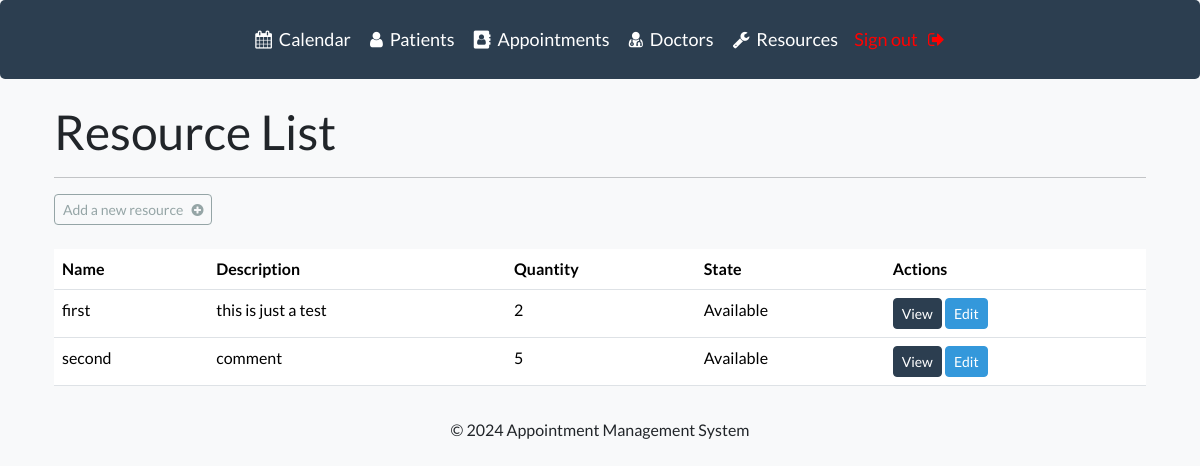
/resources/ (signed in), run on the app's committed database.
### webapp/models.py (models this page shows, shortened)
class Resource(models.Model):
    STATES = (
        ('available', 'Available'),
        ('reserved', 'Reserved'),
        ('out_of_stock', 'Out of Stock'),
    )
    name = models.CharField(max_length=100)
    description = models.TextField()
    quantity = models.PositiveIntegerField()
    state = models.CharField(max_length=20, choices=STATES, default='available')

### webapp/views.py (the view)
# urls.py: path('resources/', views.list_resources, name='list-resources'),
@login_required(login_url='my-login')
def list_resources(request):
    resources = Resource.objects.all()
    context = {'resources': resources}
    return render(request, 'webapp/list-resources.html', context=context)

### webapp/templates/webapp/list-resources.html
{% extends "webapp/base.html" %}
{% block content %}
    <div class="container">
        <h1>Resource List</h1>
        <hr>
        <a class="btn btn-outline-secondary btn-sm" href="{% url 'add-resource' %}">
            Add a new resource &nbsp; <i class="fa fa-plus-circle"></i>
        </a>
        <br><br>
        <div class="table-responsive">
            <table class="table table-hover">
                <thead class="thead-dark">
                    <tr>
                        <th>Name</th>
                        <th>Description</th>
                        <th>Quantity</th>
                        <th>State</th>
                        <th>Actions</th>
                    </tr>
                </thead>
                <tbody>
                    {% for resource in resources %}
                    <tr>
                        <td>{{ resource.name }}</td>
                        <td>{{ resource.description }}</td>
                        <td>{{ resource.quantity }}</td>
                        <td>{{ resource.get_state_display }}</td>
                        <td>
                            <a href="{% url 'view-resource' resource.pk %}" class="btn btn-primary btn-sm">View</a>
                            <a href="{% url 'update-resource' resource.pk %}" class="btn btn-info btn-sm">Edit</a>
                        </td>
                    </tr>
                    {% endfor %}
                </tbody>
            </table>
        </div>
    </div>
{% endblock %}

### static/css/styles.css (style rules this page uses)
body { background-color: #f8f9fa; }

### data on the page
Resource: name "first", description "this is just a test", quantity "2", state "Available"
Resource: name "second", description "comment", quantity "5", state "Available"
